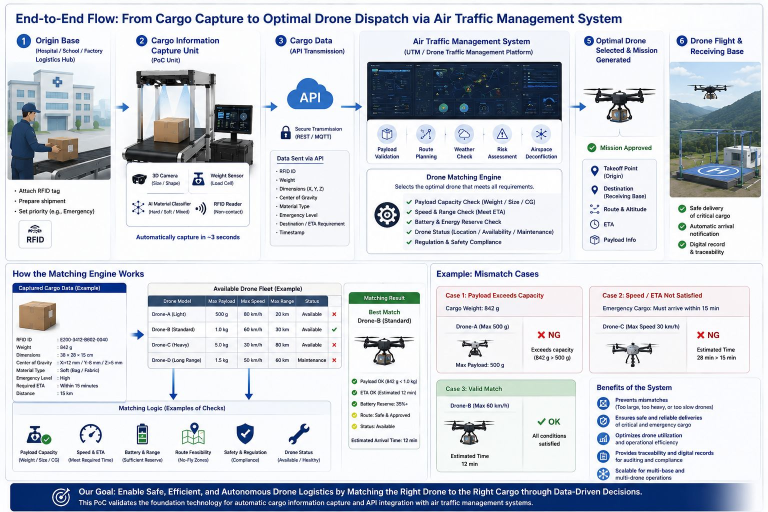
#> input picture cargo info capturing unit.jfif, 1536 x 1024 px, given in place of the camera (shown at 1/2 size)
$ python Release_2.0.py
#> lines starting #> are read from the running program, lines starting #| are printed output that depends on the picture; after the words box and inside, x2 and y2 are one past the last pixel; in counts of white or black regions, pixels touching at a corner belong together
import os
import sys
import time
from dataclasses import dataclass
from enum import Enum, auto
from typing import Optional, Tuple

import cv2
import numpy as np

# ============================== CONFIGURATION ===============================
CAMERA_INDEX = 1
CAMERA_FALLBACK_INDICES = (0, 2)
FRAME_WIDTH, FRAME_HEIGHT = 1280, 720

MAT_WIDTH_CM, MAT_HEIGHT_CM = 22.0, 18.0
WARP_SCALE = 20.0                       # pixels per cm in the flat warped view
WARP_MARGIN_CM = 0.5                    # crop margin around the warped mat
CALIBRATION_OFFSET_CM = 0.5             # corrects dilation growth on L/W

# Height is estimated with NO depth sensor, from a single tilted RGB camera.
# The camera looks at the mat from a known fixed tilt angle, so a vertical
# side face of the parcel becomes visible next to its bright top face. That
# visible side band, converted to mat-plane cm, is the projection of the
# real height onto the mat plane: apparent_cm = height_cm * sin(tilt).
# So: height_cm = apparent_cm / sin(tilt).
CAMERA_HEIGHT_CM = 45.0                 # camera height above the mat surface
CAMERA_TILT_DEG = 35.0                  # camera tilt angle from vertical
HEIGHT_CALIBRATION_OFFSET_CM = 0.5
HEIGHT_MIN_CM, HEIGHT_MAX_CM = 2.0, 15.0
_TILT_SIN = np.sin(np.radians(CAMERA_TILT_DEG))

MOTION_THRESHOLD = 50000                # min changed-pixel sum to register motion
STILL_DURATION_SEC = 1.0                # settle time before an auto scan fires

MIN_MAT_AREA_PX = 10000
MAT_EMPTY_STD_DEV = 15                  # below this, warped view is just flat mat
MIN_OTSU_THRESH = 85                    # below this, no bright object present
MIN_PARCEL_AREA_PX = 1500
MAX_PARCEL_AREA_RATIO = 0.75            # ignore contours that leak onto the mat edge
MIN_HOLE_AREA_PX = 100
MIN_PARCEL_SOLIDITY = 0.65              # rejects background-leaked/broken blobs
MAX_CANDIDATE_CONTOURS = 5              # how many area-ranked contours to test

# A box's top face should be a clean bright rectangle. If the locally-detected
# top face is too small a fraction of its own bounding region, the detection is
# unreliable (dark object, poor contrast) and we fall back to the outer contour.
MIN_TOP_FACE_AREA_RATIO = 0.25

CIRCULARITY_BOX = 0.76                  # round, rigid (e.g. shipping tube) -> Box
RECTANGULARITY_BOX = 0.85               # clean rectangle top face -> Box
BAG_SOLIDITY_MAX = 0.85                 # soft/wrinkled footprint, no holes -> Bag

# Material is judged by surface glossiness, NOT color, since parcel color can be
# anything. Matte cardboard/paper scatters light; plastic/wrap/tape reflects a
# tight bright "glint" (near-white, near-zero saturation).
SPECULAR_V_THRESH = 240
SPECULAR_S_THRESH = 30
SPECULAR_RATIO_SOFT = 0.10              # strong, broad glare -> Soft/glossy
SPECULAR_RATIO_MIXED = 0.03             # partial glare (label/tape) -> Mixed

OUTPUT_DIR = r"D:\123\Cargo Info Capturing Unit\Parcel.Loading.System\Parcel Capture Images"
# ==============================================================================


class ScanState(Enum):
    EMPTY = auto()
    MOVING = auto()
    STILL = auto()
    WAIT_FOR_EXIT = auto()


@dataclass
class ParcelResult:
    length_cm: float
    width_cm: float
    height_cm: float
    material_class: str      # "Hard" | "Soft" | "Mixed"
    material_detail: str
    object_type: str         # "Box" | "Bag" | "Object"
    box_points_warped: np.ndarray
    is_on_boundary: bool


# ------------------------------ shared geometry helpers ----------------------
def sort_corners(pts: np.ndarray) -> np.ndarray:
    """Sort 4 points clockwise: Top-Left, Top-Right, Bottom-Right, Bottom-Left."""
    pts = pts.reshape(4, 2)
    rect = np.zeros((4, 2), dtype=np.float32)
    s = pts.sum(axis=1)
    rect[0], rect[2] = pts[np.argmin(s)], pts[np.argmax(s)]
    diff = np.diff(pts, axis=1)
    rect[1], rect[3] = pts[np.argmin(diff)], pts[np.argmax(diff)]
    return rect


def contour_to_quad(contour: np.ndarray, epsilon_ratio: float) -> np.ndarray:
    """Approximate a contour to 4 sorted corners, falling back to a min-area rect."""
    perimeter = cv2.arcLength(contour, True)
    approx = cv2.approxPolyDP(contour, epsilon_ratio * perimeter, True)
    if len(approx) != 4:
        approx = np.intp(cv2.boxPoints(cv2.minAreaRect(contour)))
    return sort_corners(approx.reshape(4, 2).astype(np.float32))


def contour_solidity(contour: np.ndarray, area: float) -> float:
    hull_area = cv2.contourArea(cv2.convexHull(contour))
    return area / hull_area if hull_area > 0 else 0.0


def select_best_parcel_contour(contours, min_area: float, max_area: float):
    """
    Pick the best-looking parcel candidate: largest area first, but skip any
    candidate whose shape is too broken/non-convex (a sign that segmentation
    leaked into the mat/background) in favor of the next-largest clean one.
    """
    ranked = sorted(
        ((c, i, cv2.contourArea(c)) for i, c in enumerate(contours)),
        key=lambda t: t[2], reverse=True,
    )
    candidates = [t for t in ranked if min_area < t[2] < max_area][:MAX_CANDIDATE_CONTOURS]

    for contour, idx, area in candidates:
        if contour_solidity(contour, area) >= MIN_PARCEL_SOLIDITY:
            return contour, idx, area
    return None, -1, 0.0  # nothing looked like a clean, trustworthy object


def touches_mat_border(box_points: np.ndarray, h: int, w: int) -> bool:
    margin = int(WARP_MARGIN_CM * WARP_SCALE)
    xs, ys = box_points[:, 0], box_points[:, 1]
    return bool(np.any(xs <= margin) or np.any(xs >= w - 1 - margin) or
                np.any(ys <= margin) or np.any(ys >= h - 1 - margin))


def has_significant_holes(hierarchy, contours, parcel_idx: int) -> bool:
    if hierarchy is None:
        return False
    child_idx = hierarchy[0][parcel_idx][2]
    while child_idx != -1:
        if cv2.contourArea(contours[child_idx]) > MIN_HOLE_AREA_PX:
            return True
        child_idx = hierarchy[0][child_idx][0]
    return False


# ------------------------------ mat detection --------------------------------
def detect_and_warp_mat(frame: np.ndarray):
    """Detect the black mat (adaptive to lighting via Otsu) and warp it flat."""
    gray = cv2.cvtColor(frame, cv2.COLOR_BGR2GRAY)
    blurred = cv2.GaussianBlur(gray, (7, 7), 0)
    _, thresh = cv2.threshold(blurred, 0, 255, cv2.THRESH_BINARY_INV + cv2.THRESH_OTSU)

    kernel = cv2.getStructuringElement(cv2.MORPH_RECT, (7, 7))
    closed = cv2.morphologyEx(thresh, cv2.MORPH_CLOSE, kernel)
    contours, _ = cv2.findContours(closed, cv2.RETR_EXTERNAL, cv2.CHAIN_APPROX_SIMPLE)

    mat_contour, mat_idx, mat_area = select_best_parcel_contour(
        contours, MIN_MAT_AREA_PX, float("inf"))
    if mat_contour is None:
        return None, None, None

    sorted_pts = contour_to_quad(mat_contour, epsilon_ratio=0.03)

    dest_w, dest_h = int(MAT_WIDTH_CM * WARP_SCALE), int(MAT_HEIGHT_CM * WARP_SCALE)
    margin = int(WARP_MARGIN_CM * WARP_SCALE)
    dest_pts = np.float32([
        [margin, margin], [dest_w - 1 - margin, margin],
        [dest_w - 1 - margin, dest_h - 1 - margin], [margin, dest_h - 1 - margin],
    ])

    M = cv2.getPerspectiveTransform(sorted_pts, dest_pts)
    warped = cv2.warpPerspective(frame, M, (dest_w, dest_h))
    return warped, sorted_pts, M


# ------------------------------ top-face isolation ----------------------------
def find_top_face(roi: np.ndarray):
    """
    Split a parcel's ROI into its bright top face vs the darker side band that
    a tilted camera sees around it. Returns (top_face_contour_or_None, area).
    Used for BOTH clean L/W-and-shape measurement and height estimation, so the
    (relatively expensive) Otsu pass only runs once per frame.
    """
    if roi.size == 0:
        return None, 0.0
    gray = cv2.cvtColor(roi, cv2.COLOR_BGR2GRAY)
    blurred = cv2.GaussianBlur(gray, (5, 5), 0)
    _, mask = cv2.threshold(blurred, 0, 255, cv2.THRESH_BINARY + cv2.THRESH_OTSU)

    contours, _ = cv2.findContours(mask, cv2.RETR_EXTERNAL, cv2.CHAIN_APPROX_SIMPLE)
    if not contours:
        return None, 0.0
    top_contour = max(contours, key=cv2.contourArea)
    return top_contour, cv2.contourArea(top_contour)


def estimate_height_cm(roi_area: float, top_face_area: float, box_px_span: float) -> float:
    """Real height from the visible side band left over around the top face."""
    side_area = max(0.0, roi_area - top_face_area)
    side_thickness_px = side_area / max(1.0, box_px_span)
    apparent_cm = side_thickness_px / WARP_SCALE
    height_cm = (apparent_cm / _TILT_SIN) - HEIGHT_CALIBRATION_OFFSET_CM
    return float(np.clip(height_cm, HEIGHT_MIN_CM, HEIGHT_MAX_CM))


# ------------------------------ shape / type / material ------------------------
def classify_object_type(circularity: float, rectangularity: float,
                          outer_solidity: float, has_holes: bool) -> str:
    if circularity > CIRCULARITY_BOX or rectangularity > RECTANGULARITY_BOX:
        return "Box"
    if not has_holes and outer_solidity < BAG_SOLIDITY_MAX:
        return "Bag"
    return "Object"


def classify_material(sample_roi: np.ndarray, object_type: str) -> Tuple[str, str]:
    """Color-independent Hard/Soft/Mixed classification via surface glossiness."""
    if object_type == "Bag":
        return "Soft", "Fabric / Poly Bag"
    if sample_roi is None or sample_roi.size == 0:
        return "Hard", "Unknown"

    hsv = cv2.cvtColor(sample_roi, cv2.COLOR_BGR2HSV)
    v, s = hsv[:, :, 2], hsv[:, :, 1]
    glossy_ratio = float(np.mean((v > SPECULAR_V_THRESH) & (s < SPECULAR_S_THRESH)))

    if glossy_ratio > SPECULAR_RATIO_SOFT:
        return "Soft", "Plastic / Glossy Wrap"
    if glossy_ratio > SPECULAR_RATIO_MIXED:
        return "Mixed", "Cardboard + Glossy Wrap/Label"
    return "Hard", "Cardboard / Paper"


# ------------------------------ parcel measurement ----------------------------
def measure_parcel_in_mat(warped_mat: np.ndarray) -> Optional[ParcelResult]:
    gray = cv2.cvtColor(warped_mat, cv2.COLOR_BGR2GRAY)
    if np.std(gray) < MAT_EMPTY_STD_DEV:
        return None  # flat image, mat is empty

    blurred = cv2.GaussianBlur(gray, (5, 5), 0)
    otsu_thresh, thresh = cv2.threshold(blurred, 0, 255, cv2.THRESH_BINARY + cv2.THRESH_OTSU)
    if otsu_thresh < MIN_OTSU_THRESH:
        return None  # no bright object present

    kernel = cv2.getStructuringElement(cv2.MORPH_RECT, (7, 7))
    dilated = cv2.dilate(cv2.morphologyEx(thresh, cv2.MORPH_CLOSE, kernel), kernel, iterations=1)
    contours, hierarchy = cv2.findContours(dilated, cv2.RETR_CCOMP, cv2.CHAIN_APPROX_SIMPLE)

    warped_area = warped_mat.shape[0] * warped_mat.shape[1]
    parcel_contour, parcel_idx, area = select_best_parcel_contour(
        contours, MIN_PARCEL_AREA_PX, MAX_PARCEL_AREA_RATIO * warped_area)
    if parcel_contour is None:
        return None  # nothing solid/trustworthy found (e.g. background leak)

    has_holes = has_significant_holes(hierarchy, contours, parcel_idx)
    outer_solidity = contour_solidity(parcel_contour, area)
    outer_quad = contour_to_quad(parcel_contour, epsilon_ratio=0.03)
    is_on_boundary = touches_mat_border(outer_quad, *warped_mat.shape[:2])

    x0, x1 = int(max(0, outer_quad[:, 0].min())), int(min(warped_mat.shape[1], outer_quad[:, 0].max()))
    y0, y1 = int(max(0, outer_quad[:, 1].min())), int(min(warped_mat.shape[0], outer_quad[:, 1].max()))
    roi = warped_mat[y0:y1, x0:x1]

    top_contour, top_face_area = find_top_face(roi)
    roi_area = roi.shape[0] * roi.shape[1] if roi.size else 1
    top_face_valid = top_contour is not None and top_face_area >= MIN_TOP_FACE_AREA_RATIO * roi_area

    # Outer-footprint rectangularity: a real box's footprint stays a clean
    # rectangle even when a printed label fragments the top-face brightness
    # mask, so this is used as a second, more robust vote for "Box".
    outer_rect_w, outer_rect_h = cv2.minAreaRect(parcel_contour)[1]
    outer_rectangularity = area / (outer_rect_w * outer_rect_h) if outer_rect_w * outer_rect_h > 0 else 0.0
    outer_perimeter = cv2.arcLength(parcel_contour, True)
    outer_circularity = (4 * np.pi * area) / (outer_perimeter ** 2) if outer_perimeter > 0 else 0.0

    if top_face_valid:
        # Measure from the clean isolated top face (fixes tilt-merged blobs).
        dim_quad = contour_to_quad(top_contour, epsilon_ratio=0.04) + [x0, y0]
        top_perimeter = cv2.arcLength(top_contour, True)
        top_circularity = (4 * np.pi * top_face_area) / (top_perimeter ** 2) if top_perimeter > 0 else 0.0
        top_rect_w, top_rect_h = cv2.minAreaRect(top_contour)[1]
        top_rectangularity = top_face_area / (top_rect_w * top_rect_h) if top_rect_w * top_rect_h > 0 else 0.0
    else:
        # Fallback: dark/low-contrast object, use the outer footprint instead.
        dim_quad = outer_quad
        top_circularity, top_rectangularity = outer_circularity, outer_rectangularity

    circularity = max(top_circularity, outer_circularity)
    rectangularity = max(top_rectangularity, outer_rectangularity)

    side_a = np.linalg.norm(dim_quad[0] - dim_quad[1]) / WARP_SCALE
    side_b = np.linalg.norm(dim_quad[0] - dim_quad[3]) / WARP_SCALE
    length_cm = max(side_a, side_b) - CALIBRATION_OFFSET_CM
    width_cm = min(side_a, side_b) - CALIBRATION_OFFSET_CM

    object_type = classify_object_type(circularity, rectangularity, outer_solidity, has_holes)
    height_cm = estimate_height_cm(roi_area, top_face_area if top_face_valid else 0.0,
                                    max(roi.shape[:2]) if roi.size else 1)
    # Whole footprint (top + visible sides) gives a more representative gloss
    # reading than just the top-face crop, which can over-sample a shiny label.
    material_class, material_detail = classify_material(roi, object_type)

    return ParcelResult(length_cm, width_cm, height_cm, material_class, material_detail,
                         object_type, dim_quad, is_on_boundary)


# ------------------------------ camera / capture I-O ---------------------------
def open_camera():
    for idx in (CAMERA_INDEX, *CAMERA_FALLBACK_INDICES):
        print(f"[+] Probing camera index {idx}...")
        cap = cv2.VideoCapture(idx)
        if not cap.isOpened():
            continue
        cap.set(cv2.CAP_PROP_FRAME_WIDTH, FRAME_WIDTH)
        cap.set(cv2.CAP_PROP_FRAME_HEIGHT, FRAME_HEIGHT)
        ok, frame = cap.read()
        if ok and frame is not None:
            print(f"[+] Connected to working camera index {idx}.")
            return cap, frame
        cap.release()
    return None, None


def compute_motion_score(prev_gray: np.ndarray, frame: np.ndarray):
    gray = cv2.GaussianBlur(cv2.cvtColor(frame, cv2.COLOR_BGR2GRAY), (21, 21), 0)
    diff = cv2.absdiff(prev_gray, gray)
    score = int(np.sum(cv2.threshold(diff, 25, 255, cv2.THRESH_BINARY)[1]))
    return score, gray


def draw_label(img: np.ndarray, text: str, x: int, y: int, color, box_w: int = 260):
    cv2.rectangle(img, (x - 5, y - 25), (x + box_w, y + 5), (0, 0, 0), -1)
    cv2.putText(img, text, (x, y - 5), cv2.FONT_HERSHEY_SIMPLEX, 0.65, color, 2)


# [42 lines left out: function save_capture, not called in this run]


# ------------------------------ main loop -------------------------------------
def main():
    os.makedirs(OUTPUT_DIR, exist_ok=True)
    print("--- Starting Mat-Tracking Automated Scanner ---")
    print(f"Tracking Mat: {MAT_WIDTH_CM} cm x {MAT_HEIGHT_CM} cm")
    print(f"Saving Images to: {OUTPUT_DIR}")
    print("[+] Press 'q' to quit.")

    cap, first_frame = open_camera()
#> in open_camera, frame is the input picture: shape (1024, 1536, 3); mean B, G, R 218.3, 210.7, 205.9
    if cap is None:
        print("[-] Error: Could not grab a valid frame from any camera index.")
        sys.exit(1)

    prev_gray = cv2.GaussianBlur(cv2.cvtColor(first_frame, cv2.COLOR_BGR2GRAY), (21, 21), 0)
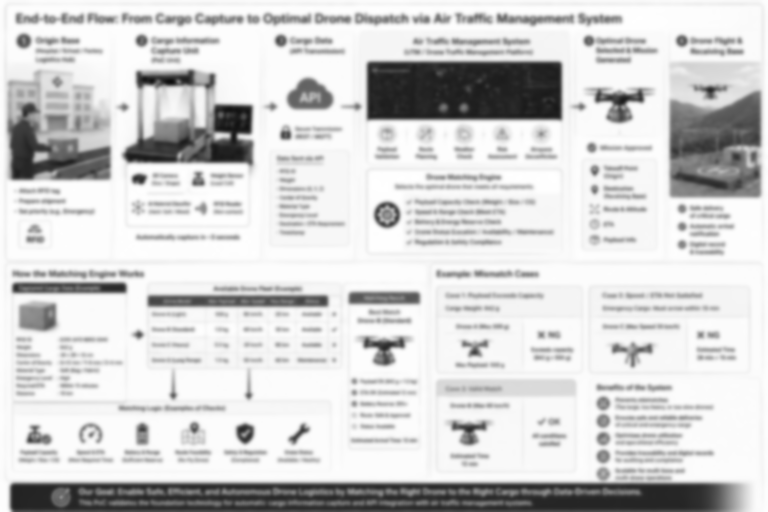
#> prev_gray: shape (1024, 1536) (shown at 1/2 size); min 13, max 255, mean 210
    state = ScanState.EMPTY
    still_start_time = 0.0

    cv2.namedWindow("Automated Scanner Feed", cv2.WINDOW_NORMAL)
    try:
        cv2.setWindowProperty("Automated Scanner Feed", cv2.WND_PROP_TOPMOST, 1)
    except Exception:
        pass

    try:
        while True:
            try:
                if cv2.getWindowProperty("Automated Scanner Feed", cv2.WND_PROP_VISIBLE) < 1:
                    print("[+] Stream window closed by user.")
                    break
            except Exception:
                print("[+] Stream window closed.")
                break

            ok, frame = cap.read()
            if not ok:
                break

            motion_score, prev_gray = compute_motion_score(prev_gray, frame)
#> in compute_motion_score, `score = int(np.sum(cv2.threshold(diff, 25, 255, cv2.THRESH_BINARY)[1]))`: score = 0
#> motion_score = 0
            warped_mat, mat_corners, M = detect_and_warp_mat(frame)
#> in detect_and_warp_mat, `closed = cv2.morphologyEx(thresh, cv2.MORPH_CLOSE, kernel)`:
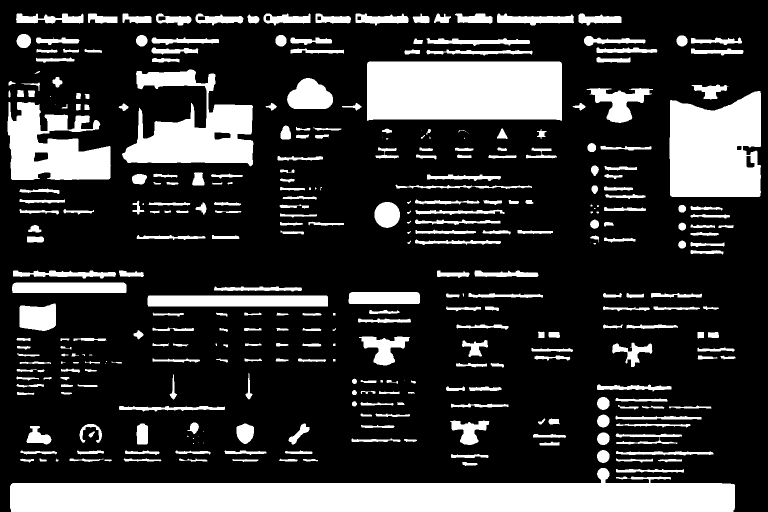
#> closed: shape (1024, 1536) (shown at 1/2 size); 22.4% white; 346 white regions (32 under 20 px)
#> in detect_and_warp_mat, `contours, _ = cv2.findContours(closed, cv2.RETR_EXTERNAL, cv2.CHAIN_AP..`: contours = 346 contours, 48 with area under 20; largest, box (x1, y1, x2, y2) and area: (20, 936, 1470, 1024) 83380, (734, 123, 1124, 242) 44753, (1339, 182, 1522, 394) 33268, (244, 139, 507, 333) 25440, (15, 204, 222, 360) 20307
#> in select_best_parcel_contour, `ranked = sorted( ((c, i, cv2.contourArea(c)) for i, c in enumerate(con..`: ranked = 346 items
#> in select_best_parcel_contour, `candidates = [t for t in ranked if min_area < t[2] < max_area][:MAX_CA..`: candidates = 5 items
#> the loop in select_best_parcel_contour, `for contour, idx, area in candidates:` made 1 pass
#> (idx, area, hull_area in contour_solidity) on pass 1: (1, 83380, 104086)
#> in detect_and_warp_mat, `mat_contour, mat_idx, mat_area = select_best_parcel_contour( contours,..`: mat_contour = contour of 124 points, box (x1, y1, x2, y2) (20, 936, 1470, 1024), area 83380; mat_idx = 1; mat_area = 83380
#> in contour_to_quad, `perimeter = cv2.arcLength(contour, True)`: perimeter = 3325.8
#> in contour_to_quad, `approx = cv2.approxPolyDP(contour, epsilon_ratio * perimeter, True)`: approx = [[1469, 969], [20, 1016]]
#> in contour_to_quad, `approx = np.intp(cv2.boxPoints(cv2.minAreaRect(contour)))`: approx = [[1468, 1023], [20, 1023], [20, 936], [1468, 936]]
#> in sort_corners, `s = pts.sum(axis=1)`: s = [2491, 1043, 956, 2404]
#> in sort_corners, `diff = np.diff(pts, axis=1)`: diff = [-445, 1003, 916, -532]
#> in detect_and_warp_mat, `sorted_pts = contour_to_quad(mat_contour, epsilon_ratio=0.03)`: sorted_pts = [[20, 936], [1468, 936], [1468, 1023], [20, 1023]]
#> in detect_and_warp_mat, `M = cv2.getPerspectiveTransform(sorted_pts, dest_pts)`: M = [[0.289, 4.05e-18, 4.21], [-3.17e-16, 3.9, -3637.2], [-6.95e-19, 9.14e-21, 1]]
#> in detect_and_warp_mat, `warped = cv2.warpPerspective(frame, M, (dest_w, dest_h))`:
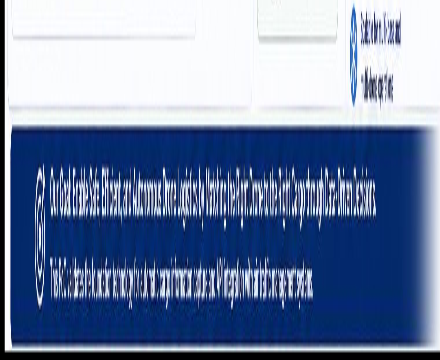
#> warped: shape (360, 440, 3); mean B, G, R 165.1, 130.7, 112.5
#> mat_corners = [[20, 936], [1468, 936], [1468, 1023], [20, 1023]]
            display_frame = frame.copy()
            result, box_points_original = None, None

            if warped_mat is not None:
                cv2.polylines(display_frame, [mat_corners.astype(int)], True, (255, 0, 0), 2)
                cv2.putText(display_frame, f"Tracked Mat ({MAT_WIDTH_CM}x{MAT_HEIGHT_CM}cm)",
                            (int(mat_corners[0][0]), int(mat_corners[0][1] - 10)),
                            cv2.FONT_HERSHEY_SIMPLEX, 0.6, (255, 0, 0), 2)

                result = measure_parcel_in_mat(warped_mat)
#> in measure_parcel_in_mat, `otsu_thresh, thresh = cv2.threshold(blurred, 0, 255, cv2.THRESH_BINARY..`:
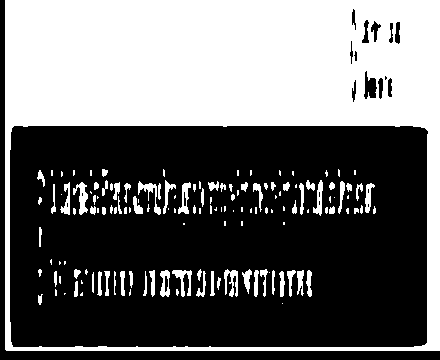
#> thresh: shape (360, 440); 41.6% white; 142 white regions (67 under 20 px), largest, box (x1, y1, x2, y2) and area: (5, 0, 440, 351) 59835, (73, 182, 88, 215) 235, (172, 270, 192, 297) 224
#> in measure_parcel_in_mat, `otsu_thresh, thresh = cv2.threshold(blurred, 0, 255, cv2.THRESH_BINARY..`: otsu_thresh = 144
#> in measure_parcel_in_mat, `dilated = cv2.dilate(cv2.morphologyEx(thresh, cv2.MORPH_CLOSE, kernel)..`:
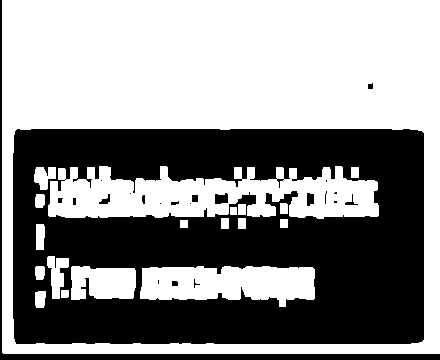
#> dilated: shape (360, 440); 55.9% white; 23 black regions (10 under 20 px)
#> in measure_parcel_in_mat, `contours, hierarchy = cv2.findContours(dilated, cv2.RETR_CCOMP, cv2.CH..`: contours = 44 contours, 10 with area under 20; largest, box (x1, y1, x2, y2) and area: (2, 0, 440, 354) 154260, (12, 128, 425, 345) 88770, (48, 166, 379, 219) 11813, (140, 266, 315, 307) 5317, (71, 266, 136, 300) 1806
#> the loop in select_best_parcel_contour, `for contour, idx, area in candidates:` made 1 pass
#> (idx, area, hull_area in contour_solidity) on pass 1: (42, 88769.5, 88904)
#> in measure_parcel_in_mat, `parcel_contour, parcel_idx, area = select_best_parcel_contour( contour..`: parcel_contour = contour of 66 points, box (x1, y1, x2, y2) (12, 128, 425, 345), area 88770; parcel_idx = 42; area = 88769.5
#> in has_significant_holes, `child_idx = hierarchy[0][parcel_idx][2]`: child_idx = -1
#> in measure_parcel_in_mat, `has_holes = has_significant_holes(hierarchy, contours, parcel_idx)`: has_holes = False
#> in measure_parcel_in_mat, `outer_solidity = contour_solidity(parcel_contour, area)`: outer_solidity = 0.998
#> in measure_parcel_in_mat, `outer_quad = contour_to_quad(parcel_contour, epsilon_ratio=0.03)`: outer_quad = [[14, 131], [421, 130], [424, 339], [16, 344]]
#> in touches_mat_border, `xs, ys = box_points[:, 0], box_points[:, 1]`: xs = [14, 421, 424, 16]; ys = [131, 130, 339, 344]
#> in measure_parcel_in_mat, `is_on_boundary = touches_mat_border(outer_quad, *warped_mat.shape[:2])`: is_on_boundary = False
#> in measure_parcel_in_mat, `x0, x1 = int(max(0, outer_quad[:, 0].min())), int(min(warped_mat.shape..`: x0 = 14; x1 = 424
#> in measure_parcel_in_mat, `y0, y1 = int(max(0, outer_quad[:, 1].min())), int(min(warped_mat.shape..`: y0 = 130; y1 = 344
#> in measure_parcel_in_mat, `roi = warped_mat[y0:y1, x0:x1]`:
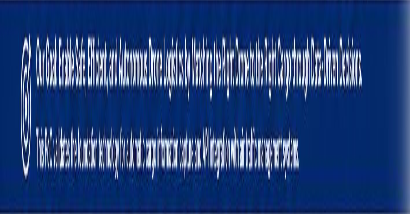
#> roi: shape (214, 410, 3); mean B, G, R 120.6, 63.8, 34.3
#> in find_top_face, `gray = cv2.cvtColor(roi, cv2.COLOR_BGR2GRAY)`:
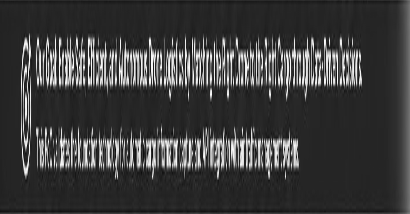
#> gray: shape (214, 410); min 7, max 254, mean 61.5
#> (the rest of the program and of its run is left out)
